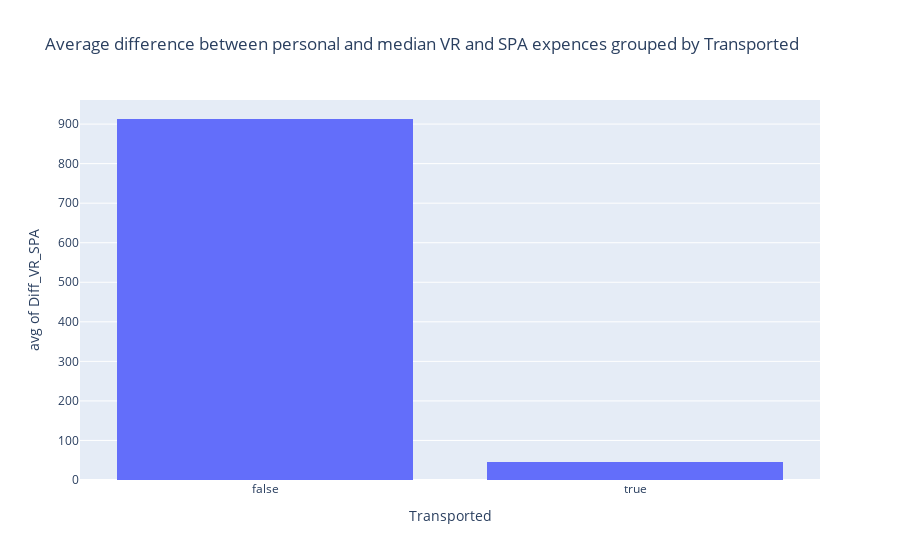

Write notebook code for a chart like this one.
### Code cell
px.histogram(
    X,
    x=target,
    y="Diff_VR_SPA",
    histfunc="avg",
    title="Average difference between personal and median VR and SPA expences grouped by Transported",
)

### Figure 1 — Plotly figure (JSON) as saved in the notebook; plotly's stock layout.template omitted (floating-point values rounded to 4 significant figures; data arrays with more than 128 entries replaced by an {"elided": "..."} marker saying what was removed)
{"data": [{"alignmentgroup": "True", "bingroup": "x", "histfunc": "avg", "hovertemplate": "Transported=%{x}<br>avg of Diff_VR_SPA=%{y}<extra></extra>", "legendgroup": "", "marker": {"color": "#636efa", "pattern": {"shape": ""}}, "name": "", "offsetgroup": "", "orientation": "v", "showlegend": false, "type": "histogram", "x": {"elided": "8693 bool values"}, "xaxis": "x", "y": {"elided": "8693 int values"}, "yaxis": "y"}], "layout": {"barmode": "relative", "legend": {"tracegroupgap": 0}, "title": {"text": "Average difference between personal and median VR and SPA expences grouped by Transported"}, "xaxis": {"anchor": "y", "domain": [0, 1], "title": {"text": "Transported"}}, "yaxis": {"anchor": "x", "domain": [0, 1], "title": {"text": "avg of Diff_VR_SPA"}}}}
